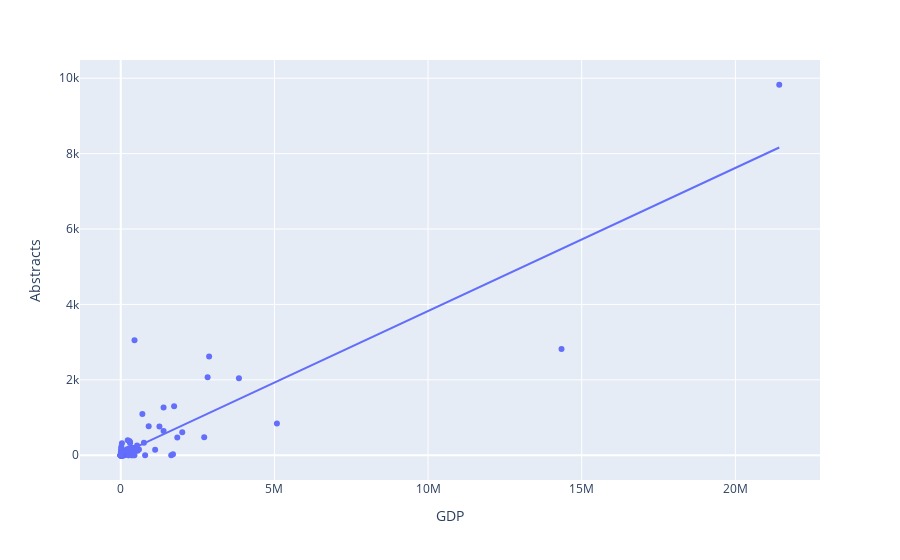

Source (notebook cell):
### Code cell
fig = px.scatter(gdp, x="GDP", y="Abstracts", hover_name = "Country_Title", trendline="ols")
fig.show()

### Figure 1 — Plotly figure (JSON) as saved in the notebook; plotly's stock layout.template omitted (floating-point values rounded to 4 significant figures; data arrays with more than 128 entries replaced by an {"elided": "..."} marker saying what was removed)
{"data": [{"hovertemplate": "<b>%{hovertext}</b><br><br>GDP=%{x}<br>Abstracts=%{y}<extra></extra>", "hovertext": {"elided": "217 str values"}, "legendgroup": "", "marker": {"color": "#636efa", "symbol": "circle"}, "mode": "markers", "name": "", "orientation": "v", "showlegend": false, "type": "scatter", "x": {"elided": "217 int values"}, "xaxis": "x", "y": {"elided": "217 int values"}, "yaxis": "y"}, {"hovertemplate": "<b>OLS trendline</b><br>Abstracts = 0.00037964 * GDP + 27.669<br>R<sup>2</sup>=0.796150<br><br>GDP=%{x}<br>Abstracts=%{y} <b>(trend)</b><extra></extra>", "legendgroup": "", "marker": {"color": "#636efa", "symbol": "circle"}, "mode": "lines", "name": "", "showlegend": false, "type": "scatter", "x": {"elided": "217 int values"}, "xaxis": "x", "y": {"elided": "217 float values"}, "yaxis": "y"}], "layout": {"legend": {"tracegroupgap": 0}, "margin": {"t": 60}, "xaxis": {"anchor": "y", "domain": [0, 1], "title": {"text": "GDP"}}, "yaxis": {"anchor": "x", "domain": [0, 1], "title": {"text": "Abstracts"}}}}
